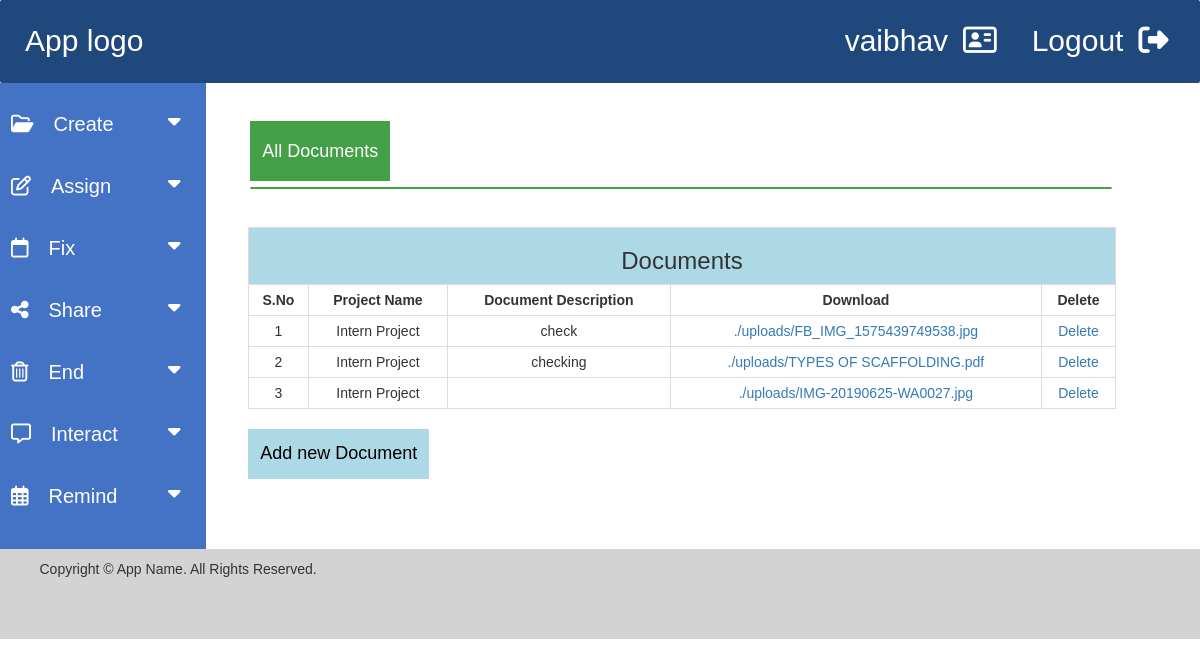
The app's page /displayresources.php?projectid=20 (signed in) with its own data.
### tables this page shows
CREATE TABLE `resources` (
  `id` int NOT NULL,
  `projectname` varchar(255) NOT NULL,
  `resources` longblob NOT NULL,
  `resourcedesc` text,
  `path` varchar(500) NOT NULL,
  `projectid` int NOT NULL,
  `userid` int NOT NULL
);

### displayresources.php (the view, shortened to what this page needs)
<?php
include_once 'source/db_connect.php';
$sno=1;
$projectid= $_GET['projectid'];
$query = "select * from resources where projectid = $projectid";
$result_resources_display =$conn->prepare($query);
$result_resources_display->execute();
?>
<!DOCTYPE html>
<html lang="en">
<head>
  <link rel="stylesheet" href="https://maxcdn.bootstrapcdn.com/bootstrap/3.4.1/css/bootstrap.min.css">
<link rel="stylesheet" href="landingpage.css">
<link rel="stylesheet" href="https://cdnjs.cloudflare.com/ajax/libs/font-awesome/4.7.0/css/font-awesome.min.css">
<link rel="stylesheet" href="font-awesome.css">
</head>
<body>
<div class="header">
<a href="landingpage.php" style="margin-left: 5px;">App logo</a>
<div id="logout">Logout<a href="logout.php"><i class="fas fa-sign-out-alt" style="margin-left: 15px;"></i></a></div>
<div id="usertype"><?php echo $_SESSION['username'] ?><a href="#"><i class="far fa-address-card" style="margin-left: 15px;"></i></a></div>
</div>
<div class="row">
<div class="sidenav" id="sidenav">
  <button class="dropdown-btn"><i class='far fa-folder-open' style="margin-right: 20px;"></i>Create
    <i class="fa fa-caret-down"></i>
  </button>
  <button class="dropdown-btn"><i class='far fa-edit' style="margin-right: 20px;"></i>Assign
    <i class="fa fa-caret-down"></i>
  </button>
  <button class="dropdown-btn"><i class="far fa-calendar" style="margin-right: 20px;"></i>Fix
    <i class="fa fa-caret-down"></i>
  </button>
  <button class="dropdown-btn"><i class="fas fa-share-alt" style="margin-right: 20px;"></i>Share
    <i class="fa fa-caret-down"></i>
  </button>
  <button class="dropdown-btn"><i class="far fa-trash-alt" style="margin-right: 20px;"></i>End
    <i class="fa fa-caret-down"></i>
  </button>
  <button class="dropdown-btn"><i class='far fa-comment-alt' style="margin-right: 20px;"></i>Interact
    <i class="fa fa-caret-down"></i>
  </button>
  <button class="dropdown-btn"><i class='far fa-calendar-alt' style="margin-right: 20px;"></i>Remind
    <i class="fa fa-caret-down"></i>
  </button>
</div>
<div class="main" id="main">
<div class="maincontent">
<br>
    <button class="topbutton" style="margin-left:0px;">All Documents</button>
    <hr class="new1" style="width:111.5%;">
    </div><br>
    <div>
    <table style="width:90%; margin-left:3.3%; border: 1px solid #ddd;">
      <tr style="background-color:lightblue;">
        <th colspan="7" style="text-align:center;"><h3>Documents</h3></th>
      </tr>
      <tr>
        <th style="padding:5px; border: 1px solid #ddd; text-align:center;">S.No</th>
        <th style="padding:5px; border: 1px solid #ddd; text-align:center;">Project Name</th>
        <th style="padding:5px; border: 1px solid #ddd; text-align:center;">Document Description</th>
        <th style="padding:5px; border: 1px solid #ddd; text-align:center;">Download</th>
        <th style="padding:5px; border: 1px solid #ddd; text-align:center;">Delete</th>
      </tr>
      <?php
        while($rows=$result_resources_display->fetch(PDO::FETCH_ASSOC)){
            echo "
            <tr>
            <td style=\"padding:5px; text-align:center; border: 1px solid #ddd;\">".$sno."</td>
            <td style=\"padding:5px; text-align:center; border: 1px solid #ddd;\">".$rows['projectname']."</td>
            <td style=\"padding:5px; text-align:center; border: 1px solid #ddd;\">".$rows['resourcedesc']."</td>
            <td style=\"padding:5px; text-align:center; border: 1px solid #ddd;\"><a target ='_blank' href='view.php?id=".$rows['id']."'>".$rows['path']."</a></td>
            <td style=\"padding:5px; text-align:center; border: 1px solid #ddd;\"><a href = 'deleteresource.php?rn=$rows[id]' onclick=\"return confirm('Are you sure?')\">Delete</a></td>
            </tr>
            ";
            $sno++;
        }
        ?>
    </table>
    <br>
    <button class="open-formbutton" onclick="openshareform1()" style="margin-left:3.3%; color:black; background:lightblue;">Add new Document</button>
    </div><br>
<br><br>
</div>
</div>
<div class="footer">
    <p class="copyright">Copyright © App Name. All Rights Reserved.</p>
</div>
</body>
</html>

### landingpage.css (style rules this page uses)
* { box-sizing: border-box; }
body { font-family: Arial, Helvetica, sans-serif; }
.header { background-color: #1f497d; padding: 20px; color:white; font-size: 30px; position: -webkit-sticky; position: sticky; top:0; border-radius:2px ; z-index: 100; }
.header a { color:white; }
#usertype { float: right; color: white; margin-right: 3%; }
#logout { float: right; color: white; margin-right: 1%; }
.sidenav { float: left; width: 18%; padding: 10px; height: auto; background: #4472C4; }
.main { background-color: white; float: left; width: 80%; padding: 10px; height: auto; }
.maincontent { width: 80%; margin-left: 3.5%; line-height: 2; }
.dropdown-btn { padding: 6px 8px 6px 16px; text-decoration: none; font-size: 20px; color: white; display: block; border: none; line-height: 2.5; background: none; width: 100%; text-align: left; cursor: pointer; outline: none; }
.fa-caret-down { float: right; margin-top: 12.5px; padding-right: 8px; }
.row:after { content: ""; display: table; clear: both; }
.footer { background-color: lightgrey; padding: 10px; height: 90px; }
.copyright { margin-left:2.5%; }
hr.new1 { border: 1.5px solid #43A047; border-radius: 2px; margin-top: 0px; margin-bottom: 18px; }
.open-formbutton { background-color: #4472C4; margin-left: 15px; color: #002060; padding: 12px; font-size: 18px; border: none; cursor: pointer; width: auto; }
.topbutton { background-color: #43A047; color: white; padding: 12px; font-size: 18px; border: none; cursor: pointer; width: auto; margin-bottom: 6px; }

### records on screen
resources: projectname "Intern Project", resourcedesc "check", path "./uploads/FB_IMG_1575439749538.jpg"
resources: projectname "Intern Project", resourcedesc "checking", path "./uploads/TYPES OF SCAFFOLDING.pdf"
resources: projectname "Intern Project", path "./uploads/IMG-20190625-WA0027.jpg"

### other values on screen
$_SESSION['username'] "vaibhav"
